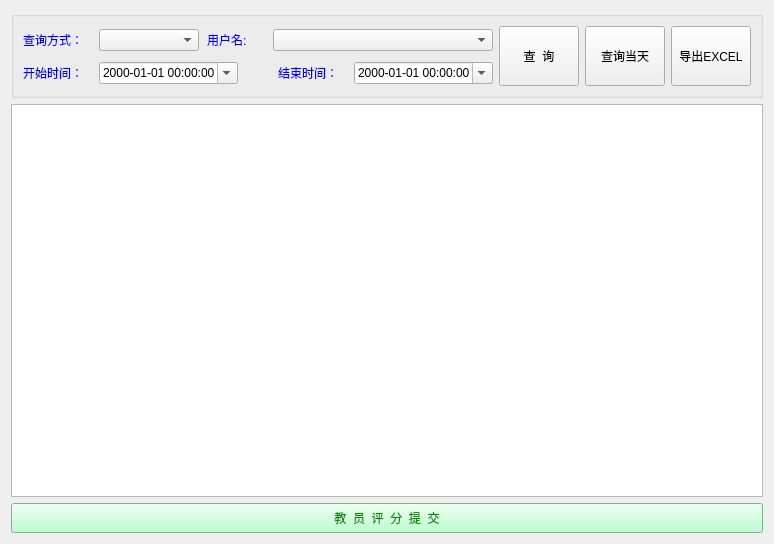
<?xml version="1.0" encoding="UTF-8"?>
<ui version="4.0">
 <class>CScoreRec</class>
 <widget class="QWidget" name="CScoreRec">
  <property name="geometry">
   <rect>
    <x>0</x>
    <y>0</y>
    <width>774</width>
    <height>544</height>
   </rect>
  </property>
  <property name="windowTitle">
   <string>成绩管理</string>
  </property>
  <layout class="QVBoxLayout" name="verticalLayout_3">
   <item>
    <widget class="QGroupBox" name="groupBox">
     <property name="styleSheet">
      <string notr="true">border-color: rgb(255, 3, 15);</string>
     </property>
     <property name="title">
      <string/>
     </property>
     <layout class="QGridLayout" name="gridLayout">
      <item row="0" column="0">
       <layout class="QHBoxLayout" name="horizontalLayout">
        <item>
         <widget class="QLabel" name="label">
          <property name="minimumSize">
           <size>
            <width>70</width>
            <height>0</height>
           </size>
          </property>
          <property name="maximumSize">
           <size>
            <width>70</width>
            <height>16777215</height>
           </size>
          </property>
          <property name="styleSheet">
           <string notr="true">font: 10pt &quot;宋体&quot;;
color: rgb(0, 0, 255);</string>
          </property>
          <property name="text">
           <string>查询方式：</string>
          </property>
         </widget>
        </item>
        <item>
         <widget class="QComboBox" name="comboMode">
          <property name="minimumSize">
           <size>
            <width>100</width>
            <height>0</height>
           </size>
          </property>
          <property name="maximumSize">
           <size>
            <width>100</width>
            <height>16777215</height>
           </size>
          </property>
         </widget>
        </item>
       </layout>
      </item>
      <item row="0" column="1" colspan="2">
       <layout class="QHBoxLayout" name="horizontalLayout_3">
        <item>
         <spacer name="horizontalSpacer_2">
          <property name="orientation">
           <enum>Qt::Horizontal</enum>
          </property>
          <property name="sizeHint" stdset="0">
           <size>
            <width>40</width>
            <height>20</height>
           </size>
          </property>
         </spacer>
        </item>
        <item>
         <widget class="QLabel" name="labelContent">
          <property name="minimumSize">
           <size>
            <width>60</width>
            <height>0</height>
           </size>
          </property>
          <property name="maximumSize">
           <size>
            <width>60</width>
            <height>16777215</height>
           </size>
          </property>
          <property name="styleSheet">
           <string notr="true">font: 10pt &quot;宋体&quot;;
color: rgb(0, 0, 255);</string>
          </property>
          <property name="text">
           <string>用户名:</string>
          </property>
         </widget>
        </item>
        <item>
         <widget class="QComboBox" name="comboContent">
          <property name="minimumSize">
           <size>
            <width>220</width>
            <height>0</height>
           </size>
          </property>
          <property name="editable">
           <bool>false</bool>
          </property>
         </widget>
        </item>
       </layout>
      </item>
      <item row="0" column="4" rowspan="2">
       <widget class="QPushButton" name="buttonSearch">
        <property name="minimumSize">
         <size>
          <width>0</width>
          <height>60</height>
         </size>
        </property>
        <property name="maximumSize">
         <size>
          <width>80</width>
          <height>16777215</height>
         </size>
        </property>
        <property name="styleSheet">
         <string notr="true">font: 75 10pt &quot;宋体&quot;;</string>
        </property>
        <property name="text">
         <string>查  询</string>
        </property>
       </widget>
      </item>
      <item row="1" column="0" colspan="2">
       <layout class="QHBoxLayout" name="horizontalLayout_2">
        <item>
         <widget class="QLabel" name="label_2">
          <property name="minimumSize">
           <size>
            <width>70</width>
            <height>0</height>
           </size>
          </property>
          <property name="maximumSize">
           <size>
            <width>70</width>
            <height>16777215</height>
           </size>
          </property>
          <property name="styleSheet">
           <string notr="true">font: 10pt &quot;宋体&quot;;
color: rgb(0, 0, 255);</string>
          </property>
          <property name="text">
           <string>开始时间：</string>
          </property>
         </widget>
        </item>
        <item>
         <widget class="QDateTimeEdit" name="dateTimeEditStart">
          <property name="displayFormat">
           <string>yyyy-MM-dd HH:mm:ss</string>
          </property>
          <property name="calendarPopup">
           <bool>true</bool>
          </property>
         </widget>
        </item>
        <item>
         <spacer name="horizontalSpacer">
          <property name="orientation">
           <enum>Qt::Horizontal</enum>
          </property>
          <property name="sizeHint" stdset="0">
           <size>
            <width>40</width>
            <height>20</height>
           </size>
          </property>
         </spacer>
        </item>
       </layout>
      </item>
      <item row="1" column="2">
       <layout class="QHBoxLayout" name="horizontalLayout_4">
        <item>
         <widget class="QLabel" name="label_3">
          <property name="minimumSize">
           <size>
            <width>70</width>
            <height>0</height>
           </size>
          </property>
          <property name="maximumSize">
           <size>
            <width>70</width>
            <height>16777215</height>
           </size>
          </property>
          <property name="styleSheet">
           <string notr="true">font: 10pt &quot;宋体&quot;;
color: rgb(0, 0, 255);</string>
          </property>
          <property name="text">
           <string>结束时间：</string>
          </property>
         </widget>
        </item>
        <item>
         <widget class="QDateTimeEdit" name="dateTimeEditEnd">
          <property name="displayFormat">
           <string>yyyy-MM-dd HH:mm:ss</string>
          </property>
          <property name="calendarPopup">
           <bool>true</bool>
          </property>
         </widget>
        </item>
       </layout>
      </item>
      <item row="0" column="5" rowspan="2">
       <widget class="QPushButton" name="buttonSearchTaday">
        <property name="minimumSize">
         <size>
          <width>0</width>
          <height>60</height>
         </size>
        </property>
        <property name="maximumSize">
         <size>
          <width>80</width>
          <height>16777215</height>
         </size>
        </property>
        <property name="styleSheet">
         <string notr="true">font: 75 10pt &quot;宋体&quot;;</string>
        </property>
        <property name="text">
         <string>查询当天</string>
        </property>
       </widget>
      </item>
      <item row="0" column="6" rowspan="2">
       <widget class="QPushButton" name="buttonExport">
        <property name="minimumSize">
         <size>
          <width>0</width>
          <height>60</height>
         </size>
        </property>
        <property name="maximumSize">
         <size>
          <width>80</width>
          <height>16777215</height>
         </size>
        </property>
        <property name="styleSheet">
         <string notr="true">font: 75 10pt &quot;宋体&quot;;</string>
        </property>
        <property name="text">
         <string>导出EXCEL</string>
        </property>
       </widget>
      </item>
     </layout>
    </widget>
   </item>
   <item>
    <widget class="QTableView" name="listScoreRec">
     <property name="sortingEnabled">
      <bool>true</bool>
     </property>
     <attribute name="horizontalHeaderStretchLastSection">
      <bool>true</bool>
     </attribute>
    </widget>
   </item>
   <item>
    <widget class="QPushButton" name="pushButton">
     <property name="sizePolicy">
      <sizepolicy hsizetype="Expanding" vsizetype="Fixed">
       <horstretch>0</horstretch>
       <verstretch>0</verstretch>
      </sizepolicy>
     </property>
     <property name="minimumSize">
      <size>
       <width>0</width>
       <height>30</height>
      </size>
     </property>
     <property name="contextMenuPolicy">
      <enum>Qt::DefaultContextMenu</enum>
     </property>
     <property name="styleSheet">
      <string notr="true">font: 75 16pt &quot;宋体&quot;;
background-color: rgb(167, 255, 192);
color: rgb(0, 141, 0);</string>
     </property>
     <property name="text">
      <string>教  员  评  分  提  交</string>
     </property>
    </widget>
   </item>
  </layout>
 </widget>
 <resources/>
 <connections/>
</ui>
